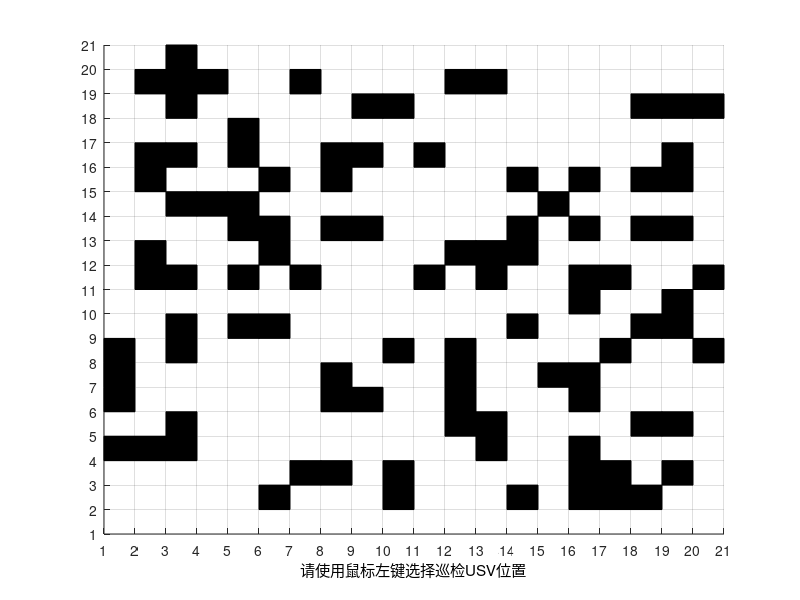

Write MATLAB code to recreate this figure. (Note: this script raises an error after producing the figure.)
clc
clear
figure 
%%%%%%%%%%%%%%%%%%%%%%%%%%%%%%%%%%%%%%%%%%%%%%%%%%%%%%%%%%%%%%%%%%%%%%%%%%%%%%%%%%%%%%%%%%%%%%%%%%%%%%%%%%%%%%%%%%%%%%%%%%%%%%%%%%%%%
%                                地图建模
%%%%%%%%%%%%%%%%%%%%%%%%%%%%%%%%%%%%%%%%%%%%%%%%%%%%%%%%%%%%%%%%%%%%%%%%%%%%%%%%%%%%%%%%%%%%%%%%%%%%%%%%%%%%%%%%%%%%%%%%%%%%%%%%%%%%%
%%%只能设置正方形矩阵，行和列相等，否则旋转时会出现错误
MAX0 = [
    0 0 1 0 0 0 0 0 0 0 0 0 0 0 0 0 0 0 0 0 % Row 1

0 1 1 1 0 0 1 0 0 0 0 1 1 0 0 0 0 0 0 0 % Row 2

0 0 1 0 0 0 0 0 1 1 0 0 0 0 0 0 0 1 1 1 % Row 3

0 0 0 0 1 0 0 0 0 0 0 0 0 0 0 0 0 0 0 0 % Row 4

0 1 1 0 1 0 0 1 1 0 1 0 0 0 0 0 0 0 1 0 % Row 5

0 1 0 0 0 1 0 1 0 0 0 0 0 1 0 1 0 1 1 0 % Row 6

0 0 1 1 1 0 0 0 0 0 0 0 0 0 1 0 0 0 0 0 % Row 7

0 0 0 0 1 1 0 1 1 0 0 0 0 1 0 1 0 1 1 0 % Row 8

0 1 0 0 0 1 0 0 0 0 0 1 1 1 0 0 0 0 0 0 % Row 9

0 1 1 0 1 0 1 0 0 0 1 0 1 0 0 1 1 0 0 1 % Row 10

0 0 0 0 0 0 0 0 0 0 0 0 0 0 0 1 0 0 1 0 % Row 11

0 0 1 0 1 1 0 0 0 0 0 0 0 1 0 0 0 1 1 0 % Row 12

1 0 1 0 0 0 0 0 0 1 0 1 0 0 0 0 1 0 0 1 % Row 13

1 0 0 0 0 0 0 1 0 0 0 1 0 0 1 1 0 0 0 0 % Row 14

1 0 0 0 0 0 0 1 1 0 0 1 0 0 0 1 0 0 0 0 % Row 15

0 0 1 0 0 0 0 0 0 0 0 1 1 0 0 0 0 1 1 0 % Row 16

1 1 1 0 0 0 0 0 0 0 0 0 1 0 0 1 0 0 0 0 % Row 17

0 0 0 0 0 0 1 1 0 1 0 0 0 0 0 1 1 0 1 0 % Row 18

0 0 0 0 0 1 0 0 0 1 0 0 0 1 0 1 1 1 0 0 % Row 19

0 0 0 0 0 0 0 0 0 0 0 0 0 0 0 0 0 0 0 0 ];
%%% 通道设置为 0 ；障碍点设置为 1 ；起始点设置为 2 ；目标点设置为 -1 。
MAX=rot90(MAX0,3);      %%%设置0,1摆放的图像与存入的数组不一样，需要先逆时针旋转90*3=270度给数组，最后输出来的图像就是自己编排的图像
MAX_X=size(MAX,2);                                %%%  获取列数，即x轴长度
MAX_Y=size(MAX,1);                                %%%  获取行数，即y轴长度
MAX_VAL=10;                              %%%   返回由数字组成的字符表达式的数字值，就是函数用于将数值字符串转换为数值
x_val = 1;
y_val = 1;
axis([1 MAX_X+1, 1 MAX_Y+1])                %%%  设置x，y轴上下限
set(gca,'xtick',1:1:MAX_X+1,'ytick',1:1:MAX_Y+1,'GridLineStyle','-',... 
   'xGrid','on','yGrid','on')
    
grid on;                                   %%%  在画图的时候添加网格线
hold on;                                   %%%  当前轴及图像保持而不被刷新，准备接受此后将绘制的图形，多图共存
n=0;%Number of Obstacles                   %%%  障碍的数量
k=1;          %%%% 将所有障碍物放在关闭列表中；障碍点的值为1;并且显示障碍点
CLOSED=[];
for j=1:MAX_X
    for i=1:MAX_Y
        if (MAX(i,j)==1)
          %%plot(i+.5,j+.5,'ks','MarkerFaceColor','b'); 原来是红点圆表示
          fill([i,i+1,i+1,i],[j,j,j+1,j+1],'k');  %%%改成 用黑方块来表示障碍物
          CLOSED(k,1)=i;  %%% 将障碍点保存到CLOSE数组中
          CLOSED(k,2)=j; 
          k=k+1;
        end
    end
end
Area_MAX(1,1)=MAX_X;
Area_MAX(1,2)=MAX_Y;
Obs_Closed=CLOSED;
num_Closed=size(CLOSED,1);
%%%%%%%%%%%%%%%%%%%%%%%%%%%%%%%%%%%%%%%%%%%%%%%%%%%%%%%%%%%%%%%%%%%%%%%%%%%%%%%%%%%%%%%%%%%%%%%%%%%%%%%%%%%%%%%%%%%%%%%%%%%%%%%%%%%%%
%                                       设置起始点和多个目标点
%%%%%%%%%%%%%%%%%%%%%%%%%%%%%%%%%%%%%%%%%%%%%%%%%%%%%%%%%%%%%%%%%%%%%%%%%%%%%%%%%%%%%%%%%%%%%%%%%%%%%%%%%%%%%%%%%%%%%%%%%%%%%%%%%%%%%
%% 设置起始点、目标点
%%%   选择目标位置
pause(0.5);                                  %%%   程序暂停1秒
h=msgbox('请使用鼠标左键选择巡检USV位置');          %%%   Please Select the Target using the Left Mouse button
uiwait(h,5);                               %%%   程序暂停
if ishandle(h) == 1                        %%%   ishandle(H) 将返回一个元素为 1 的数组；否则，将返回 0。
    delete(h);
end
xlabel('请使用鼠标左键选择巡检USV位置','Color','black');   %%%   Please Select the Target using the Left Mouse button
but=0;
while (but ~= 1) %Repeat until the Left button is not clicked  %%%  重复，直到没有单击“向左”按钮
    [xval,yval,but]=ginput(1);                                 %%%  ginput提供了一个十字光标使我们能更精确的选择我们所需要的位置，并返回坐标值。
end
xval=floor(xval);                                              %%%  floor（）取不大于传入值的最大整数，向下取整
yval=floor(yval);
xTarget=xval;%X Coordinate of the Target                       %%%   目标的坐标
yTarget=yval;%Y Coordinate of the Target
plot(xval+.5,yval+.5,'go');                                    %%%   目标点颜色b 蓝色 g 绿色 k 黑色 w白色 r 红色 y黄色 m紫红色 c蓝绿色
text(xval+1,yval+1,'Target')                                  %%%   text(x,y,'string')在二维图形中指定的位置(x,y)上显示字符串string
%%%   选择起始位置
h=msgbox('请选择USV机器人初始起点');                    %%%Please Select the Vehicle initial position using the Left Mouse button
uiwait(h,5);
if ishandle(h) == 1
    delete(h);
end
xlabel('请使用鼠标左键选择巡检USV终点 ','Color','black');                %%%  Please Select the Vehicle initial position
but=0;
while (but ~= 1) %Repeat until the Left button is not clicked %%%重复，直到没有单击“向左”按钮
    [xval,yval,but]=ginput(1);
    xval=floor(xval);
    yval=floor(yval);
end
xStart=xval;%Starting Position
yStart=yval;%Starting Position
plot(xval+.5,yval+.5,'b^');
text(xval+1,yval+1,'Start')  
xlabel('起始点位置标记为 △ ，目标点位置标记为 o ','Color','black'); 
%%%%%%%%%%%%%%%%%%%%%%%%%%%%%%%%%%%%%%%%%%%%%%%%%%%%%%%%%%%%%%%%%%%%%%%%%%%%%%%%%%%%%%%%%%%%%%%%%%%%%%%%%%%%%%%%%%%%%%%%%%%%%%%%%%%%%
Start=[xStart yStart];
Goal=[xTarget yTarget];
[Line_path,distance_x,OPEN_num]=Astar_G_du1(Obs_Closed,Start,Goal,MAX_X,MAX_Y);
%Line_path=[3,11;5,14;7,17;9,17;11,17;13,17;15,17;18,11]
%                                     局部避障
figure 
axis([1 MAX_X+1, 1 MAX_Y+1])                %%%  设置x，y轴上下限
set(gca,'xtick',1:1:MAX_X+1,'ytick',1:1:MAX_Y+1,'GridLineStyle','-',...
        'xGrid','on','yGrid','on'); 
grid on;       
hold on;
num_obc=size(Obs_Closed,1);
for i_obs=1:1:num_obc
         x_obs=Obs_Closed(i_obs,1);
         y_obs=Obs_Closed(i_obs,2);
         fill([x_obs,x_obs+1,x_obs+1,x_obs],[y_obs,y_obs,y_obs+1,y_obs+1],'k');hold on;
end
 plot( Line_path(:,1)+.5, Line_path(:,2)+.5,'b:','linewidth',1.5); 
 plot(xStart+.5,yStart+.5,'b^');
 plot(Goal(1,1)+.5,Goal(1,2)+.5,'bo');   
% 
pause(1);
h=msgbox('设置移动障碍物的 起点');
uiwait(h,5);
if ishandle(h) == 1
    delete(h);
end
xlabel('设置移动障碍物的 起点','Color','black');
but=0;
while (but ~= 1) %Repeat until the Left button is not clicked
    [xval,yval,but]=ginput(1);
end
xval=floor(xval);
yval=floor(yval);
Obst_xS=xval;%X Coordinate of the Target
Obst_yS=yval;%Y Coordinate of the Target
plot(xval+.5,yval+.5,'k^');
 
pause(1);
h=msgbox('设置移动障碍物的 终点');
uiwait(h,5);
if ishandle(h) == 1
    delete(h);
end
xlabel('设置移动障碍物的 终点 ','Color','black');
but=0;
while (but ~= 1) %Repeat until the Left button is not clicked
    [xval,yval,but]=ginput(1);
    xval=floor(xval);
    yval=floor(yval);
end
Obst_xT=xval;%Starting Position
Obst_yT=yval;%Starting Position
 plot(xval+.5,yval+.5,'ko');
 Obst_d_d_St=[Obst_xS Obst_yS];
Obst_d_d_Ta=[Obst_xT Obst_yT];
[Obst_d_path,Obst_d_distance_x,Obst_d_OPEN_num]=Astar_G_du1(Obs_Closed,Obst_d_d_St,Obst_d_d_Ta,MAX_X,MAX_Y);
Obst_d_path_X=[Obst_d_path;Obst_d_d_Ta];
L_obst=0.026;% 设置移动障碍物的速度 0.1s内运动 L_obst m  速度为10*L_obst m/s
Obst_d_d_line=Line_obst(Obst_d_path_X,L_obst);
plot( Obst_d_d_line(:,1)+.5, Obst_d_d_line(:,2)+.5,'r','linewidth',1); 
pause(1);
h=msgbox('设置未知静止障碍物 左键确定后继续设置，右键确定后结束');
  xlabel('设置未知静止障碍物 左键确定后继续设置，右键确定后结束','Color','blue');
uiwait(h,10);
if ishandle(h) == 1
    delete(h);
end
but=1;
while but == 1
    [xval,yval,but] = ginput(1);
    xval=floor(xval);
    yval=floor(yval);
    MAX(xval,yval)=8;%Put on the closed list as well
    %plot(xval+.5,yval+.5,'rp');
    fill([xval,xval+1,xval+1,xval],[yval,yval,yval+1,yval+1],[0.8 0.8 0.8]); 
 end%End of While loop
dg=0;%Dummy counter
Obs_d_j=[0 0 ];
for i=1:MAX_X
    for j=1:MAX_Y
        if(MAX(i,j) == 8)
            dg=dg+1;
            Obs_d_j(dg,1)=i; 
            Obs_d_j(dg,2)=j; 
        end
    end
end
%% 机器人运动学模型
% 机器人初始方向角度 s_du
angle_node=pi/4;
% 机器人速度参数
% Kinematic = [   最高速度[m/s], 最高旋转速度[rad/s], 加速度[m/ss], 旋转加速度[rad/ss], 速度分辨率[m/s], 转速分辨率[rad/s]  ]
Kinematic=[1.5,toRadian(20.0),0.2,toRadian(50.0),0.02,toRadian(1)];
% 评价函数系数设置 [heading,dist,velocity,predictDT]
%  [方位角评价函数系数， 障碍物距离评价函数系数， 当前速度大小评价函数系数, 预测是时间 （不变）]
evalParam=[0.08,0.3,0.2,2.5];%
path_node=Line_path;
Result_x=DWA_ct_dong(Obs_Closed,Obst_d_d_line,Obs_d_j,Area_MAX,Goal,Line_path,path_node,Start,angle_node,Kinematic,evalParam);
%%%%%%%%%%% 画图
% ...（前面的代码保持不变）...
num_x = size(Result_x, 1);
Result_plot = [Result_x; Goal(1,1) Goal(1,2) Result_x(num_x,3) 0 0];
% 绘制路径轨迹（保持不变）
plot(Result_x(:,1)+0.5, Result_x(:,2)+0.5, 'b', 'linewidth', 1); hold on;
num_p = num_x + 1;
ti = 1:1:num_p;
% --- 窗口1：姿态角度 ---
figure
plot(ti, Result_plot(:,3), '-b'); hold on;
legend('姿态角度');
title('姿态角度变化');
xlabel('时间步/节点');
ylabel('速度 (m/s)');% 建议加上标题以便区分
grid on;
% --- 窗口2：线速度 (修改处) ---
figure
plot(ti, Result_plot(:,4), '-b'); hold on;
legend('线速度');
title('线速度变化');
xlabel('时间步/节点');
ylabel('速度 (m/s)');
grid on;
% --- 窗口3：角速度 (修改处) ---
figure
plot(ti, Result_plot(:,5), '-r'); hold on;
legend('角速度');
title('角速度变化');
xlabel('时间步/节点');
ylabel('角速度 (rad/s)');
grid on;
% 计算路径长度（保持不变）
S = 0;
for i = 1:1:num_x  %%%% 求路径所用的实际长度
    Dist = sqrt((Result_plot(i,1) - Result_plot(i+1,1))^2 + (Result_plot(i,2) - Result_plot(i+1,2))^2);
    S = S + Dist;
end
disp('路径长度');
disp(S);
%  
%  % 机器人的状态Result_x=[x(m),y(m),yaw(Rad),v(m/s),w(rad/s)]
%  i=1
%  figure
%  axis([0 2000, -0.4 0.8])                %%%  设置x，y轴上下限
%  set(gca,'xtick',0:100:2100,'ytick',-0.4:0.2:0.8,'GridLineStyle','-',... 
%     'xGrid','on','yGrid','on')
%  grid off;
% xlabel('控制节点个数');hold on
% ylabel('线速度(m/s) 角速度(rad/s)');hold on
% 
% plot(ti,Result_plot(:,4),'-b','linewidth',1.5);hold on;
% plot(ti,Result_plot(:,5),':r','linewidth',1.5);hold on;
